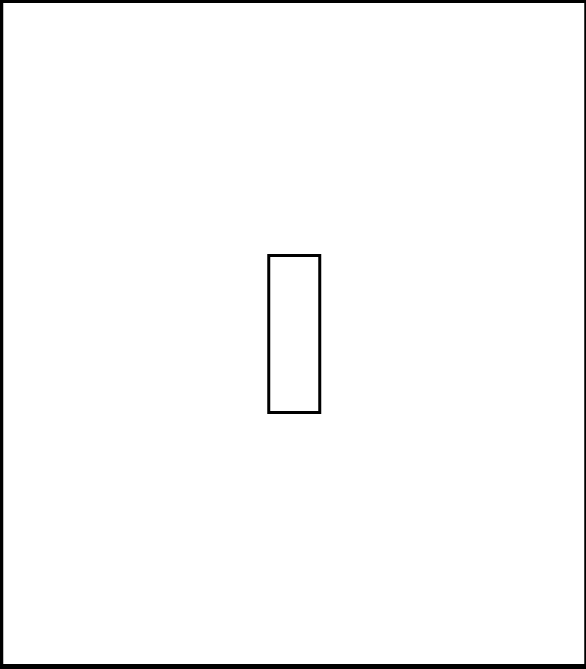
#> input picture image/field.png, 586 x 669 px, found by its file name
$ jupyter execute --allow-errors recognize_occupation.ipynb   (shell and % lines are left out)
#> lines starting #> are read from the running program, lines starting #| are printed output that depends on the picture
[cell 1]
%cd ~/research

import gc
import os
import sys
from glob import glob

import cv2
import matplotlib.pyplot as plt
import numpy as np
from tqdm import tqdm
import yaml
from scipy import signal

sys.path.append("src")
#> (the rest of this cell did not finish here and is left out)

[cell 2]
plt.rcParams['font.family'] = 'Times New Roman'
plt.rcParams["font.size"] = 24
plt.rcParams['xtick.direction'] = 'in'  # x axis in
plt.rcParams['ytick.direction'] = 'in'  # y axis in

[cell 3]
room_num = "09"
surgery_num = "001"

[cell 4]
cfg_path = "config/individual.yaml"
#> (the rest of this cell did not finish here and is left out)

[cell 5]
field = cv2.imread("image/field.png")
#> field is the input picture: shape (669, 586, 3); min 0, max 255, mean 249

#> (a cell that did not finish here is left out)

[cell 7]
individuals = []
#> (the rest of this cell did not finish here and is left out)

[cell 8]
# histogram of length
plt.hist(
    [
        len(ind.get_indicator_all("position"))
        for ind in individuals
        if len(ind.get_indicator_all("position")) > 900
    ],
    bins=100,
)
plt.show()
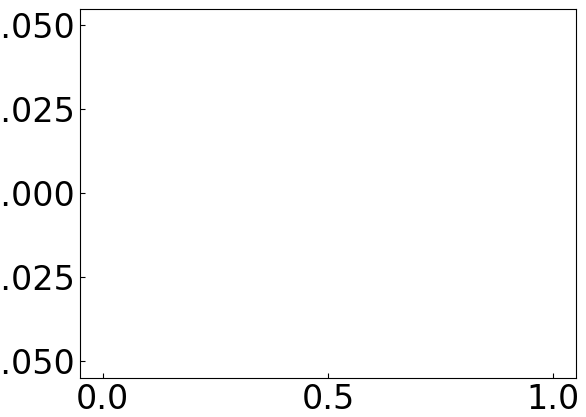
#> figure drawn by matplotlib, 1 panel

[cell 9]
def calc_movements(individuals, th_length=900, move_size=5400, th_norm=10, pad_type="zero"):
#> called with th_length = 900, move_size = 5400, th_norm = 10, pad_type = 'zero'
    movements = {}
    positions = {}
    for ind in tqdm(individuals):
        pos_dict = ind.get_indicator_all("position")

        if len(pos_dict) <= th_length:
            continue

        move = []
        pos = []
        start_frame_num = pre_frame_num = list(pos_dict.keys())[0]
        for frame_num in pos_dict.keys():
            # calc diff
            pre_pos = np.array(pos_dict[pre_frame_num])
            crr_pos = np.array(pos_dict[frame_num])
            diff = crr_pos - pre_pos
            norm = np.linalg.norm(diff)

            if norm <= th_norm:
                frame_num_diff = frame_num - pre_frame_num
                for i in range(0, frame_num_diff - 1):
                    if pad_type == "zero":
                        # zero padding
                        move.append(0)
                        pos.append(pre_pos)
                    elif pad_type == "average":
                        # average padding
                        i += 1
                        move.append(norm / frame_num_diff * i)
                        pos.append(pre_pos + diff / frame_num_diff * i)
                move.append(norm)
                pos.append(crr_pos)

            pre_frame_num = frame_num

        movements[ind.id] = move
        positions[ind.id] = pos

    # crop movenemts for move_size
    ret_movements = {}
    ret_positions = {}
    for pid in tqdm(movements.keys()):
        count = 1
        for i in range(len(movements[pid]))[::move_size]:
            crop_move = movements[pid][i:i + move_size]
            crop_pos = positions[pid][i:i + move_size]

            # if len(crop_move) < move_size:
            #     # zero padding
            #     crop_move += np.full(move_size - len(crop_move), 0).tolist()
            #     crop_pos += [[0, 0] for _ in range(move_size - len(crop_pos))]

            ret_movements[f"{pid}_{count:03d}"] = crop_move
            ret_positions[f"{pid}_{count:03d}"] = crop_pos
            count += 1

    return ret_movements, ret_positions

movements, positions = calc_movements(individuals)

[cell 10]
from sklearn.preprocessing import StandardScaler, MinMaxScaler
from sklearn.cluster import KMeans
from sklearn.cluster import SpectralClustering

[cell 11]
features = {}
field_size = np.array(field.shape[1::-1])
#> field_size = [586, 669]
for label in movements.keys():
    mov = movements[label]
    pos = positions[label]

    ave_mov = np.average(mov)

    bbox_mov = np.max(pos, axis=0) - np.min(pos, axis=0)
    area_mov = bbox_mov[0] * bbox_mov[1]

    center = field_size / 2
    dist = (pos - center)
    ave_dist = np.average(np.linalg.norm(dist, axis=0))

    features[label] = (ave_mov, area_mov, ave_dist)
    # features[label] = (ave_mov, area_mov)

columns = ["ave of movements", "area of movements", "ave of distance from center"]
# columns = ["ave of movements", "area of movements"]

data = np.array(list(features.values()))
#> data = empty array
# data = StandardScaler().fit_transform(data)
#> (the rest of this cell did not finish here and is left out)

[cell 12]
n_clusters = 2
#> (the rest of this cell did not finish here and is left out)

[cell 13]
labels = []
#> (the rest of this cell did not finish here and is left out)

[cell 14]
def plot_pos(positions, labels):
    plt.figure(figsize=(8, 8))
    for label, pos in positions.items():
        if label in labels:
            pos = np.array(pos).T
            plt.scatter(pos[0], pos[1], label=label)

    plt.axis("off")
    plt.imshow(field)
    plt.axis([0, field.shape[1], field.shape[0], 0])
    # plt.legend()
    plt.show()

#> (a cell that did not finish here is left out)

[cell 16]
import itertools

comb = itertools.combinations([i for i in range(len(columns))], 2)
comb = list(comb)

fig, axs = plt.subplots(1, len(columns), figsize=(len(columns) * 5, 4))
for i in range(len(columns)):
    axs[i].set_xlabel(columns[comb[i][0]])
    axs[i].set_ylabel(columns[comb[i][1]])
    axs[i].set_xlim((-0.05, 1.05))
    axs[i].set_ylim((-0.05, 1.05))

#> (the rest of this cell did not finish here and is left out)
